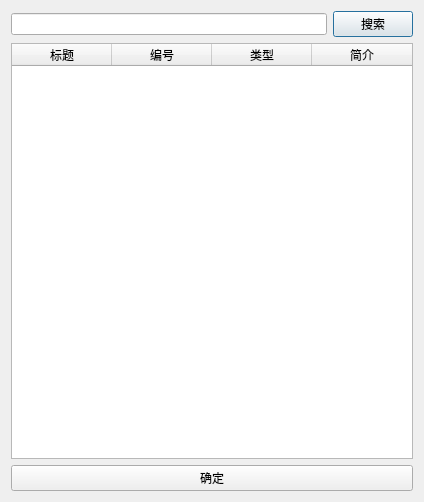
<?xml version="1.0" encoding="UTF-8"?>
<ui version="4.0">
 <class>SearchDialog</class>
 <widget class="QDialog" name="SearchDialog">
  <property name="geometry">
   <rect>
    <x>0</x>
    <y>0</y>
    <width>424</width>
    <height>502</height>
   </rect>
  </property>
  <property name="windowTitle">
   <string>搜索剧集</string>
  </property>
  <layout class="QVBoxLayout" name="verticalLayout">
   <item>
    <layout class="QHBoxLayout" name="horizontalLayout">
     <item>
      <widget class="QLineEdit" name="TextEdit"/>
     </item>
     <item>
      <widget class="QPushButton" name="SearchButton">
       <property name="text">
        <string>搜索</string>
       </property>
      </widget>
     </item>
    </layout>
   </item>
   <item>
    <widget class="QTableWidget" name="tableWidget">
     <property name="editTriggers">
      <set>QAbstractItemView::EditTrigger::NoEditTriggers</set>
     </property>
     <property name="selectionMode">
      <enum>QAbstractItemView::SelectionMode::SingleSelection</enum>
     </property>
     <property name="selectionBehavior">
      <enum>QAbstractItemView::SelectionBehavior::SelectRows</enum>
     </property>
     <property name="verticalScrollMode">
      <enum>QAbstractItemView::ScrollMode::ScrollPerPixel</enum>
     </property>
     <property name="horizontalScrollMode">
      <enum>QAbstractItemView::ScrollMode::ScrollPerPixel</enum>
     </property>
     <column>
      <property name="text">
       <string>标题</string>
      </property>
     </column>
     <column>
      <property name="text">
       <string>编号</string>
      </property>
     </column>
     <column>
      <property name="text">
       <string>类型</string>
      </property>
     </column>
     <column>
      <property name="text">
       <string>简介</string>
      </property>
     </column>
    </widget>
   </item>
   <item>
    <widget class="QPushButton" name="ConfirmButton">
     <property name="text">
      <string>确定</string>
     </property>
    </widget>
   </item>
  </layout>
 </widget>
 <resources/>
 <connections/>
</ui>
